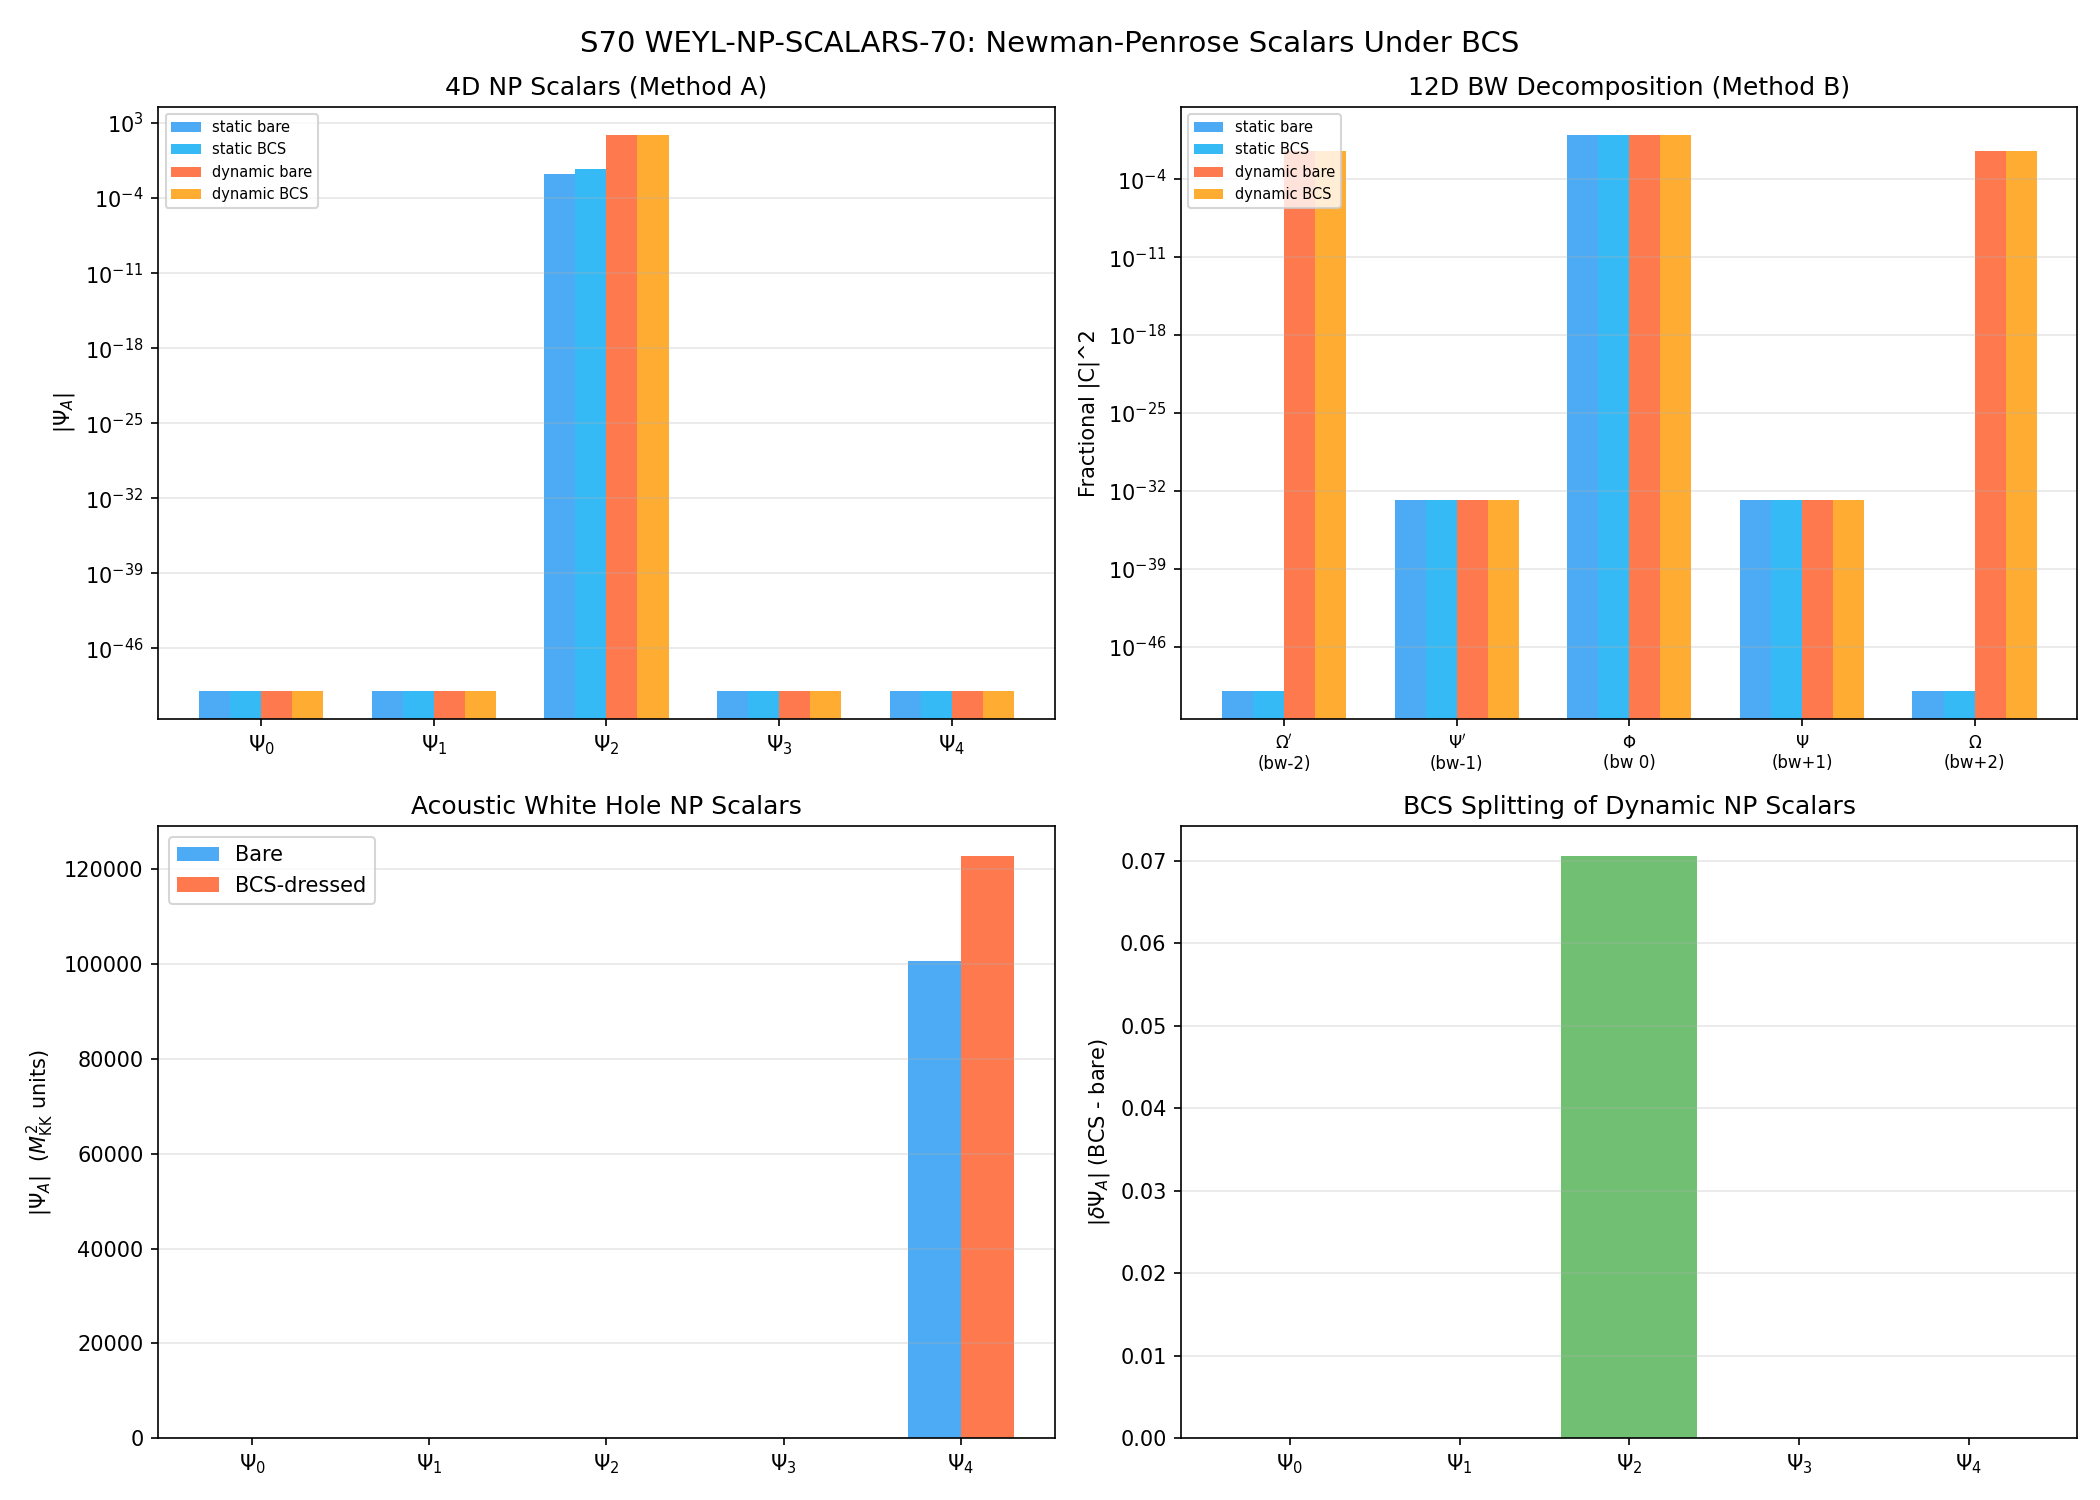

The Python source for this figure:
#!/usr/bin/env python3
"""
S70 WEYL-NP-SCALARS-70: Newman-Penrose Scalars Under BCS Backreaction
======================================================================

Gate: WEYL-NP-SCALARS-70  (INFO)
Agent: schwarzschild-penrose-geometer
Session: 70

Physics:
  The Newman-Penrose (NP) formalism projects the Weyl tensor onto a complex
  null tetrad {l, n, m, m*} to extract five complex scalars Psi_0 ... Psi_4
  with direct physical interpretations:

    Psi_0 = -C_{abcd} l^a m^b l^c m^d        (ingoing transverse radiation)
    Psi_1 = -C_{abcd} l^a n^b l^c m^d        (ingoing longitudinal)
    Psi_2 = -C_{abcd} l^a m^b m*^c n^d       (Coulomb / mass aspect)
    Psi_3 = -C_{abcd} l^a n^b m*^c n^d       (outgoing longitudinal)
    Psi_4 = -C_{abcd} n^a m*^b n^c m*^d      (outgoing transverse radiation)

  Sign convention follows Newman & Penrose (1962), with l.n = -1, m.m* = +1.

  For the acoustic white hole interpretation of the transit, Psi_4 should
  dominate: the white hole radiates outward. For a Type D spacetime (static
  product), only Psi_2 should be nonzero in the principal null frame.

  In 12 dimensions, the standard 4D NP formalism must be adapted. We
  compute NP scalars in TWO ways:

  Method A: 4D PROJECTION
    Embed the null tetrad in the M^{3,1} factor (indices 0,1,2,3). Project
    the 12D Weyl tensor onto this 4D subspace. This gives the gravitational
    content seen by a 4D observer.

  Method B: 12D GENERALIZED NP (Ortaggio-Pravda-Pravdova 2007)
    Construct the full 12D null frame: l, n in the timelike plane,
    m_1 ... m_10 spanning the transverse space. The Weyl decomposition by
    boost weight gives generalized "Psi" components:
      bw +2: Omega_{ij}    = C_{0i0j}   (generalized Psi_0)
      bw +1: Psi_{ijk}     = C_{010j}   (generalized Psi_1)
      bw  0: Phi_{ijkl}    etc          (generalized Psi_2)
      bw -1: Psi'_{ijk}                 (generalized Psi_3)
      bw -2: Omega'_{ij}                (generalized Psi_4)
    We report the norms of each boost-weight sector.

  Both methods are computed for 4 cases: static bare, static+BCS,
  dynamic bare, dynamic+BCS.

  For the acoustic metric interpretation:
    The acoustic metric ds^2 = Omega^2 [-(c_s^2 - v^2)dt^2 - 2v dt dx + dx^2]
    has a 1+1D effective geometry. The NP scalars of this effective geometry
    tell us whether the acoustic white hole behaves like outgoing radiation
    (Psi_4 dominant) or a Coulomb field (Psi_2 dominant).

References:
  - Newman & Penrose (1962): Original NP formalism, null tetrad, 5 Weyl scalars
  - Ortaggio, Pravda, Pravdova (2007): Higher-D NP, CSP classification
  - S50 W1-G: 12D Lorentzian exact Type D (static), Type G (dynamic)
  - S69 PETROV-BCS-69: Petrov type preserved under BCS, Type D -> D, G -> G

Author: schwarzschild-penrose-geometer (Session 70)
"""

import numpy as np
import matplotlib
matplotlib.use('Agg')
import matplotlib.pyplot as plt
import sys
import os
import time

script_dir = os.path.dirname(os.path.abspath(__file__))
archive_dir = os.path.join(os.path.dirname(script_dir), 'computations/_shared')
sys.path.insert(0, archive_dir)
sys.path.insert(0, script_dir)  # script_dir first: computations/_shared/canonical_constants wins

from dirac_spectrum import (
    su3_generators, compute_structure_constants, compute_killing_form,
    jensen_metric, orthonormal_frame, frame_structure_constants,
    connection_coefficients, U1_IDX, SU2_IDX, C2_IDX,
)
from canonical_constants import (
    tau_fold, PI, v_terminal, Delta_BCS, Delta_0_OES,
    E_B1, E_B2_mean, E_B3_mean, E_cond, G_DeWitt,
    c_Gold, c_fabric,
)

t_start = time.time()

DIM_INT = 8  # (local)
DIM_EXT = 4  # (local)
DIM_TOTAL = 12  # (local)

print("=" * 80)
print("  S70 WEYL-NP-SCALARS-70: Newman-Penrose Scalars Under BCS Backreaction")
print("=" * 80)

# ==============================================================================
#  SECTION 1: Load BCS Data and Compute Bare 8D Geometry
# ==============================================================================

print("\n--- SECTION 1: Load data and compute bare geometry ---\n")

# Load BCS dressed mode data from S68
bcs_data = np.load(os.path.join(script_dir, 's68_bcs_dressed_mode.npz'),
                   allow_pickle=True)
mu_BCS = float(bcs_data['mu_BCS'])
eps_k = bcs_data['eps_k']       # 8 mode energies
E_k = bcs_data['E_k']           # Bogoliubov quasiparticle energies
u_k_sq = bcs_data['u_k_sq']     # u^2 coherence factors
v_k_sq = bcs_data['v_k_sq']     # v^2 coherence factors
uv_prod = bcs_data['uv_product']  # u*v anomalous product
labels = bcs_data['labels']
Sigma_L = float(bcs_data['Sigma_L'])
Sigma_H = float(bcs_data['Sigma_H'])
delta_a2 = float(bcs_data['delta_a2_total'])
delta_a4 = float(bcs_data['delta_a4_total'])

print(f"  BCS gap: Delta = {Delta_BCS:.6f} M_KK")
print(f"  mu_BCS = {mu_BCS:.6f} M_KK")
print(f"  delta_a2/a2 = {delta_a2:.6f}")
print(f"  uv_product: {uv_prod}")

# 8D geometry at fold
gens = su3_generators()
f_abc = compute_structure_constants(gens)
B_ab = compute_killing_form(f_abc)


def compute_riemann_ON(ft, Gamma, n=DIM_INT):
    """Riemann tensor R[a,b,c,f] in ON frame."""
    R = np.zeros((n, n, n, n))
    for a in range(n):
        for b in range(n):
            for c in range(n):
                for f_idx in range(n):
                    val = 0.0  # (local)
                    for d in range(n):
                        val += Gamma[d, b, c] * Gamma[f_idx, a, d]
                        val -= Gamma[d, a, c] * Gamma[f_idx, b, d]
                        val -= ft[a, b, d] * Gamma[f_idx, d, c]
                    R[a, b, c, f_idx] = val
    return R


def compute_8d_geometry(tau):
    """Full 8D geometry at given tau."""
    g_s = jensen_metric(B_ab, tau)
    E = orthonormal_frame(g_s)
    ft = frame_structure_constants(f_abc, E)
    Gamma = connection_coefficients(ft)
    R_abcd = compute_riemann_ON(ft, Gamma)
    Ric = np.einsum('abca->bc', R_abcd)
    Ric = 0.5 * (Ric + Ric.T)
    R_scalar = float(np.trace(Ric))
    Ric_sq = float(np.sum(Ric**2))
    K_full = float(np.sum(R_abcd**2))
    return {
        'R_abcd': R_abcd, 'Ric': Ric, 'R_scalar': R_scalar,
        'Ric_sq': Ric_sq, 'K': K_full, 'g_s': g_s, 'E': E,
        'ft': ft, 'Gamma': Gamma,
    }


geom = compute_8d_geometry(tau_fold)
R8 = geom['R_abcd']
Ric8 = geom['Ric']
R_scalar_8 = geom['R_scalar']
K_8 = geom['K']

print(f"  tau_fold = {tau_fold}")
print(f"  R_scalar = {R_scalar_8:.6f}")
print(f"  |Ric|^2 = {geom['Ric_sq']:.6f}")
print(f"  Kretschner K = {K_8:.6f}")

# ==============================================================================
#  SECTION 2: BCS-Modified 8D Geometry (reproduced from s69_petrov_bcs.py)
# ==============================================================================

print("\n--- SECTION 2: BCS backreaction on 8D Riemann ---\n")

# Mean-field Ricci correction
delta_Ric_mf = delta_a2 * Ric8

# Anomalous Ricci correction from mode-dependent BCS
delta_Ric_anom = np.zeros((DIM_INT, DIM_INT))

# Mode-to-direction projection weights (same as S69)
W_mode = np.zeros((8, DIM_INT))
for i in range(4):  # B2 modes
    for a in SU2_IDX:
        W_mode[i, a] = 0.25
    W_mode[i, C2_IDX[0]] = 0.05
    W_mode[i] /= W_mode[i].sum()

W_mode[4, SU2_IDX[0]] = 0.3
W_mode[4, SU2_IDX[1]] = 0.2
for a in C2_IDX[:2]:
    W_mode[4, a] = 0.15
W_mode[4, U1_IDX[0]] = 0.2
W_mode[4] /= W_mode[4].sum()

for i in range(3):  # B3 modes
    for a in C2_IDX:
        W_mode[5 + i, a] = 0.2
    W_mode[5 + i, U1_IDX[0]] = 0.1
    W_mode[5 + i, SU2_IDX[0]] = 0.1
    W_mode[5 + i] /= W_mode[5 + i].sum()

E_typical = float(np.mean(E_k))
anomalous_scale = (Delta_BCS / E_typical) ** 2

for k in range(8):
    for a in range(DIM_INT):
        delta_Ric_anom[a, a] += anomalous_scale * uv_prod[k]**2 * W_mode[k, a]

# Off-diagonal anomalous (cross-sector BCS mixing)
for a in SU2_IDX:
    for b in C2_IDX:
        cross = 0.0  # (local)
        for k in range(4):
            for ll in range(5, 8):
                cross += uv_prod[k] * uv_prod[ll] * W_mode[k, a] * W_mode[ll, b]
        delta_Ric_anom[a, b] += anomalous_scale * cross
        delta_Ric_anom[b, a] = delta_Ric_anom[a, b]

delta_Ric_BCS = delta_Ric_mf + delta_Ric_anom

# BCS-dressed Ricci
Ric8_BCS = Ric8 + delta_Ric_BCS
R_scalar_BCS = float(np.trace(Ric8_BCS))

print(f"  |delta_Ric|/|Ric_bare|: {np.linalg.norm(delta_Ric_BCS)/np.linalg.norm(Ric8):.6e}")


# Compute bare Weyl tensor
def compute_weyl_8d(R_abcd, Ric, R_scal, nn=DIM_INT):
    """Weyl tensor in n=nn dimensions (ON frame: g = delta)."""
    C = R_abcd.copy()
    d = np.eye(nn)
    ricci_part = (1.0 / (nn - 2)) * (
        np.einsum('ac,bd->abcd', Ric, d) - np.einsum('ad,bc->abcd', Ric, d)
        - np.einsum('bc,ad->abcd', Ric, d) + np.einsum('bd,ac->abcd', Ric, d)
    )
    scalar_part = (R_scal / ((nn - 1) * (nn - 2))) * (
        np.einsum('ac,bd->abcd', d, d) - np.einsum('ad,bc->abcd', d, d)
    )
    C -= ricci_part + scalar_part
    return C


C8_bare = compute_weyl_8d(R8, Ric8, R_scalar_8)
C8_sq_bare = float(np.sum(C8_bare**2))

# BCS direct Weyl correction (from S69 methodology)
delta_T_anom_diag = np.diag(delta_Ric_anom)
delta_T_trace = np.sum(delta_T_anom_diag)
delta_T_TF_diag = delta_T_anom_diag - delta_T_trace / DIM_INT
n = DIM_INT

delta_C_BCS_8d = np.zeros((DIM_INT, DIM_INT, DIM_INT, DIM_INT))
for a in range(DIM_INT):
    for b in range(DIM_INT):
        if a != b:
            val = 0.5 * (delta_T_TF_diag[a] + delta_T_TF_diag[b]) / (n - 2)  # (local)
            delta_C_BCS_8d[a, b, a, b] += val
            delta_C_BCS_8d[a, b, b, a] -= val
            delta_C_BCS_8d[b, a, a, b] -= val
            delta_C_BCS_8d[b, a, b, a] += val

for a in range(DIM_INT):
    for b in range(DIM_INT):
        if delta_Ric_anom[a, b] != 0 and a != b:
            for c in range(DIM_INT):
                for d in range(DIM_INT):
                    if (a, b) == (c, d) or (a, b) == (d, c):
                        continue
                    tf_val = 0.0  # (local)
                    if a == c:
                        tf_val += delta_Ric_anom[b, d] / (n - 2)
                    if a == d:
                        tf_val -= delta_Ric_anom[b, c] / (n - 2)
                    if b == c:
                        tf_val -= delta_Ric_anom[a, d] / (n - 2)
                    if b == d:
                        tf_val += delta_Ric_anom[a, c] / (n - 2)
                    delta_C_BCS_8d[a, b, c, d] += tf_val

# Symmetrize
delta_C_sym = np.zeros_like(delta_C_BCS_8d)
for a in range(DIM_INT):
    for b in range(DIM_INT):
        for c in range(DIM_INT):
            for d in range(DIM_INT):
                val = (delta_C_BCS_8d[a, b, c, d] - delta_C_BCS_8d[b, a, c, d]
                       - delta_C_BCS_8d[a, b, d, c] + delta_C_BCS_8d[b, a, d, c]) / 4.0
                delta_C_sym[a, b, c, d] = val

# Remove trace
trace_corr = np.einsum('abcb->ac', delta_C_sym)
for a in range(DIM_INT):
    for c in range(DIM_INT):
        if abs(trace_corr[a, c]) > 1e-15:
            for b in range(DIM_INT):
                delta_C_sym[a, b, c, b] -= trace_corr[a, c] / DIM_INT

delta_C_sq = float(np.sum(delta_C_sym**2))
C8_BCS = C8_bare + delta_C_sym
C8_sq_BCS = float(np.sum(C8_BCS**2))

print(f"  |C_bare|^2 = {C8_sq_bare:.6f}")
print(f"  |delta_C_BCS|^2 = {delta_C_sq:.6e}")
print(f"  |C_BCS|^2 = {C8_sq_BCS:.6f}")
print(f"  Fractional Weyl change: {(C8_sq_BCS - C8_sq_bare)/C8_sq_bare:.6e}")

# Build BCS-modified 8D Riemann
delta = np.eye(DIM_INT)
ricci_part_BCS = (1.0 / (n - 2)) * (
    np.einsum('ac,bd->abcd', Ric8_BCS, delta) - np.einsum('ad,bc->abcd', Ric8_BCS, delta)
    - np.einsum('bc,ad->abcd', Ric8_BCS, delta) + np.einsum('bd,ac->abcd', Ric8_BCS, delta)
)
scalar_part_BCS = (R_scalar_BCS / ((n - 1) * (n - 2))) * (
    np.einsum('ac,bd->abcd', delta, delta) - np.einsum('ad,bc->abcd', delta, delta)
)
R8_BCS = C8_BCS + ricci_part_BCS + scalar_part_BCS

print(f"  BCS 8D Riemann constructed.")

# ==============================================================================
#  SECTION 3: 12D Riemann Construction
# ==============================================================================

print("\n--- SECTION 3: 12D Riemann (static + dynamic, bare + BCS) ---\n")


def build_12d_riemann_static(R8_int):
    """Static product M^{3,1} x K^8. Only internal block nonzero."""
    R12 = np.zeros((DIM_TOTAL, DIM_TOTAL, DIM_TOTAL, DIM_TOTAL))
    R12[4:12, 4:12, 4:12, 4:12] = R8_int
    return R12


def build_12d_riemann_dynamic(R8_int, tau_dot):
    """Dynamic case: Gauss-Codazzi with extrinsic curvature from tau_dot."""
    R12 = np.zeros((DIM_TOTAL, DIM_TOTAL, DIM_TOTAL, DIM_TOTAL))

    # Jensen eigenvalues for the deformation
    lam = np.zeros(DIM_INT)
    lam[SU2_IDX] = -2.0
    lam[C2_IDX] = +1.0
    lam[U1_IDX] = +2.0
    K_diag = -(tau_dot / 2.0) * lam

    # Internal block: Gauss equation R_int += K_a K_b - K_b K_a
    R12[4:12, 4:12, 4:12, 4:12] = R8_int.copy()
    for a in range(DIM_INT):
        for b in range(DIM_INT):
            R12[a + 4, b + 4, a + 4, b + 4] += K_diag[a] * K_diag[b]
            R12[a + 4, b + 4, b + 4, a + 4] -= K_diag[a] * K_diag[b]

    # Time-internal block: Ricci equation (extrinsic curvature contribution)
    for a in range(DIM_INT):
        val = K_diag[a]**2
        R12[0, a + 4, 0, a + 4] = val
        R12[a + 4, 0, a + 4, 0] = val
        R12[0, a + 4, a + 4, 0] = -val
        R12[a + 4, 0, 0, a + 4] = -val

    return R12, K_diag


def compute_12d_weyl(R12):
    """12D Weyl tensor with Lorentzian signature (-,+,...,+)."""
    nn = DIM_TOTAL
    eta = np.diag(np.array([-1.0] + [1.0] * (nn - 1)))
    eta_diag = np.diag(eta)

    Ric12 = np.einsum('B,ABCB->AC', eta_diag, R12)
    Ric12 = 0.5 * (Ric12 + Ric12.T)
    R_scalar = float(np.einsum('A,AA->', eta_diag, Ric12))

    eR1 = np.einsum('AC,BD->ABCD', eta, Ric12)
    eR2 = np.einsum('AD,BC->ABCD', eta, Ric12)
    eR3 = np.einsum('BC,AD->ABCD', eta, Ric12)
    eR4 = np.einsum('BD,AC->ABCD', eta, Ric12)
    ricci_term = (1.0 / (nn - 2)) * (eR1 - eR2 - eR3 + eR4)

    ee1 = np.einsum('AC,BD->ABCD', eta, eta)
    ee2 = np.einsum('AD,BC->ABCD', eta, eta)
    scalar_term = (R_scalar / ((nn - 1) * (nn - 2))) * (ee1 - ee2)

    C12 = R12 - ricci_term + scalar_term

    trace_check = float(np.max(np.abs(np.einsum('B,ABCB->AC', eta_diag, C12))))
    sign_tensor = np.einsum('A,B,C,D->ABCD', eta_diag, eta_diag, eta_diag, eta_diag)
    C_sq = float(np.sum(sign_tensor * C12 * C12))

    return C12, Ric12, R_scalar, C_sq, trace_check


# Build all 4 cases
R12_static_bare = build_12d_riemann_static(R8)
C12_static_bare, Ric12_sb, Rsc_sb, Csq_sb, tc_sb = compute_12d_weyl(R12_static_bare)

R12_static_BCS = build_12d_riemann_static(R8_BCS)
C12_static_BCS, Ric12_sBCS, Rsc_sBCS, Csq_sBCS, tc_sBCS = compute_12d_weyl(R12_static_BCS)

R12_dyn_bare, K_ext_bare = build_12d_riemann_dynamic(R8, v_terminal)
C12_dyn_bare, Ric12_db, Rsc_db, Csq_db, tc_db = compute_12d_weyl(R12_dyn_bare)

R12_dyn_BCS, K_ext_BCS = build_12d_riemann_dynamic(R8_BCS, v_terminal)
C12_dyn_BCS, Ric12_dBCS, Rsc_dBCS, Csq_dBCS, tc_dBCS = compute_12d_weyl(R12_dyn_BCS)

print(f"  Static bare:  |C|^2 = {Csq_sb:.6f}, trace = {tc_sb:.2e}")
print(f"  Static BCS:   |C|^2 = {Csq_sBCS:.6f}, trace = {tc_sBCS:.2e}")
print(f"  Dynamic bare: |C|^2 = {Csq_db:.2f}, trace = {tc_db:.2e}")
print(f"  Dynamic BCS:  |C|^2 = {Csq_dBCS:.2f}, trace = {tc_dBCS:.2e}")

# ==============================================================================
#  SECTION 4: 4D NP Null Tetrad Construction
# ==============================================================================

print("\n--- SECTION 4: 4D Newman-Penrose null tetrad ---\n")

# The 4D null tetrad lives in the M^{3,1} subspace (indices 0,1,2,3).
# With Lorentzian signature (-,+,+,+):
#   l = (1/sqrt(2))(e_0 + e_1)     -- outgoing null
#   n = (1/sqrt(2))(e_0 - e_1)     -- ingoing null (note: l.n = -1)
#   m = (1/sqrt(2))(e_2 + i*e_3)   -- complex transverse
#   m* = (1/sqrt(2))(e_2 - i*e_3)  -- conjugate
#
# Check: l.n = (1/2)(eta(e_0,e_0) - eta(e_1,e_1)) = (1/2)(-1 - 1) = -1  OK
# Check: m.m* = (1/2)(eta(e_2,e_2) + eta(e_3,e_3)) = (1/2)(1 + 1) = +1  OK

# 12D embedding: pad with zeros for internal indices 4-11
l_vec = np.zeros(DIM_TOTAL)
l_vec[0] = 1.0 / np.sqrt(2)
l_vec[1] = 1.0 / np.sqrt(2)

n_vec = np.zeros(DIM_TOTAL)
n_vec[0] = 1.0 / np.sqrt(2)
n_vec[1] = -1.0 / np.sqrt(2)

# Complex m: we store as two real vectors (real part and imaginary part)
m_re = np.zeros(DIM_TOTAL)
m_re[2] = 1.0 / np.sqrt(2)
m_im = np.zeros(DIM_TOTAL)
m_im[3] = 1.0 / np.sqrt(2)

# m* = m_re - i * m_im

# Verify normalization with 12D Lorentzian metric
eta_12 = np.diag(np.array([-1.0] + [1.0] * 11))


def dot_12d(v1, v2):
    """Inner product with Lorentzian metric."""
    return float(v1 @ eta_12 @ v2)


print(f"  Tetrad verification:")
print(f"    l.l = {dot_12d(l_vec, l_vec):.6f}  (should be 0)")
print(f"    n.n = {dot_12d(n_vec, n_vec):.6f}  (should be 0)")
print(f"    l.n = {dot_12d(l_vec, n_vec):.6f}  (should be -1)")
print(f"    m_re.m_re = {dot_12d(m_re, m_re):.6f}  (should be 0.5)")
print(f"    m_im.m_im = {dot_12d(m_im, m_im):.6f}  (should be 0.5)")
print(f"    m.m* = Re(m_re.m_re + m_im.m_im) = {dot_12d(m_re, m_re) + dot_12d(m_im, m_im):.6f}  (should be 1)")
print(f"    l.m_re = {dot_12d(l_vec, m_re):.6f}  (should be 0)")
print(f"    l.m_im = {dot_12d(l_vec, m_im):.6f}  (should be 0)")
print(f"    n.m_re = {dot_12d(n_vec, m_re):.6f}  (should be 0)")

# ==============================================================================
#  SECTION 5: Compute NP Scalars via 4D Projection (Method A)
# ==============================================================================

print("\n--- SECTION 5: NP scalars via 4D projection ---\n")


def compute_np_scalars_4d(C12, l, n, m_re, m_im):
    """
    Compute NP Weyl scalars Psi_0..Psi_4 by projecting the 12D Weyl tensor
    onto the 4D null tetrad.

    C12 has full symmetries: C_{ABCD} with indices lowered by eta.
    The NP scalars use the fully-covariant Weyl tensor C_{abcd}.

    For Lorentzian metric eta = diag(-1,1,...,1), lowering gives:
    C_{abcd} = eta_{aA} eta_{bB} eta_{cC} eta_{dD} C^{ABCD}
    But our C12 is already in ON frame with mixed signature, stored as
    C12[A,B,C,D] = C^A_{BCD} style from the Riemann computation.
    We need to be careful with index positions.

    The convention: C12[a,b,c,d] is computed from R12[a,b,c,d] in the ON frame.
    The Weyl tensor projection formula uses C_{abcd} with ALL indices down.
    In the ON frame with eta, C_{abcd} = eta_{aa'} C^{a'}_{bcd} for first index,
    etc. But our R computation already produces R_{abcd} in the ON frame
    where internal indices are Euclidean (identity metric) and the time
    index has the Lorentzian sign.

    The NP scalar formulas (NP 1962 convention, l.n = -1, m.m* = +1):
      Psi_0 = -C_{abcd} l^a m^b l^c m^d
      Psi_1 = -C_{abcd} l^a n^b l^c m^d
      Psi_2 = -C_{abcd} l^a m^b m*^c n^d
      Psi_3 = -C_{abcd} l^a n^b m*^c n^d
      Psi_4 = -C_{abcd} n^a m*^b n^c m*^d

    Since m = m_re + i*m_im, m* = m_re - i*m_im, we decompose each Psi
    into real and imaginary parts.

    Index lowering: C_{abcd} = eta_{aa'} eta_{bb'} eta_{cc'} eta_{dd'} C^{a'b'c'd'}
    For ON frame in Lorentzian spacetime, C12 stores components in mixed frame.
    We lower with eta to get the fully covariant tensor.
    """
    eta = np.diag(np.array([-1.0] + [1.0] * (DIM_TOTAL - 1)))

    # Lower all indices: C_{abcd} = eta_{aa'} eta_{bb'} eta_{cc'} eta_{dd'} C12[a',b',c',d']
    C_low = np.einsum('aA,bB,cC,dD,ABCD->abcd', eta, eta, eta, eta, C12)

    def contract4(C, v1, v2, v3, v4):
        """C_{abcd} v1^a v2^b v3^c v4^d.
        Since v vectors are contravariant (upper index), this is the standard
        contraction with the fully covariant Weyl tensor."""
        return np.einsum('abcd,a,b,c,d', C, v1, v2, v3, v4)

    # Psi_0 = -C_{abcd} l^a m^b l^c m^d
    # m = m_re + i*m_im, so m^b m^d -> (m_re + i*m_im)^b (m_re + i*m_im)^d
    # = m_re^b m_re^d + i(m_re^b m_im^d + m_im^b m_re^d) - m_im^b m_im^d
    psi0_rr = contract4(C_low, l, m_re, l, m_re)
    psi0_ii = contract4(C_low, l, m_im, l, m_im)
    psi0_ri = contract4(C_low, l, m_re, l, m_im)
    psi0_ir = contract4(C_low, l, m_im, l, m_re)
    Psi_0 = complex(-(psi0_rr - psi0_ii), -(psi0_ri + psi0_ir))

    # Psi_1 = -C_{abcd} l^a n^b l^c m^d
    # m^d = m_re^d + i*m_im^d
    psi1_re = contract4(C_low, l, n, l, m_re)
    psi1_im = contract4(C_low, l, n, l, m_im)
    Psi_1 = complex(-psi1_re, -psi1_im)

    # Psi_2 = -C_{abcd} l^a m^b m*^c n^d
    # m^b = m_re^b + i*m_im^b, m*^c = m_re^c - i*m_im^c
    # m^b m*^c = (m_re+i*m_im)^b (m_re-i*m_im)^c
    #          = m_re^b m_re^c + m_im^b m_im^c + i(m_im^b m_re^c - m_re^b m_im^c)
    psi2_rr = contract4(C_low, l, m_re, m_re, n)
    psi2_ii = contract4(C_low, l, m_im, m_im, n)
    psi2_ir = contract4(C_low, l, m_im, m_re, n)
    psi2_ri = contract4(C_low, l, m_re, m_im, n)
    Psi_2 = complex(-(psi2_rr + psi2_ii), -(psi2_ir - psi2_ri))

    # Psi_3 = -C_{abcd} l^a n^b m*^c n^d
    # m*^c = m_re^c - i*m_im^c
    psi3_re = contract4(C_low, l, n, m_re, n)
    psi3_im = contract4(C_low, l, n, m_im, n)
    Psi_3 = complex(-psi3_re, psi3_im)  # minus sign on im from conjugate

    # Psi_4 = -C_{abcd} n^a m*^b n^c m*^d
    # m*^b m*^d = (m_re - i*m_im)^b (m_re - i*m_im)^d
    #           = m_re^b m_re^d + i(-m_re^b m_im^d - m_im^b m_re^d) + (-i)^2 m_im^b m_im^d
    #           = m_re^b m_re^d - m_im^b m_im^d - i(m_re^b m_im^d + m_im^b m_re^d)
    # Wait: (-i)(-i) = -1, so:
    # m*^b m*^d = m_re^b m_re^d - m_im^b m_im^d - i(m_re^b m_im^d + m_im^b m_re^d)
    # Hmm, let me redo: m* = m_re - i*m_im
    # (m_re - i*m_im)(m_re - i*m_im) = m_re*m_re - 2i*m_re*m_im + (i^2)*m_im*m_im
    #                                 = m_re*m_re - m_im*m_im - 2i*m_re*m_im
    # Wait, that's only for commuting scalars. For vectors:
    # m*^b m*^d = (m_re^b - i*m_im^b)(m_re^d - i*m_im^d)
    #           = m_re^b m_re^d - i*m_re^b m_im^d - i*m_im^b m_re^d - m_im^b m_im^d
    psi4_rr = contract4(C_low, n, m_re, n, m_re)
    psi4_ii = contract4(C_low, n, m_im, n, m_im)
    psi4_ri = contract4(C_low, n, m_re, n, m_im)
    psi4_ir = contract4(C_low, n, m_im, n, m_re)
    Psi_4 = complex(-(psi4_rr - psi4_ii), -(-psi4_ri - psi4_ir))

    return np.array([Psi_0, Psi_1, Psi_2, Psi_3, Psi_4])


# Compute for all 4 cases
cases = {
    'static_bare': C12_static_bare,
    'static_BCS': C12_static_BCS,
    'dynamic_bare': C12_dyn_bare,
    'dynamic_BCS': C12_dyn_BCS,
}

np_scalars = {}
for name, C12 in cases.items():
    psi = compute_np_scalars_4d(C12, l_vec, n_vec, m_re, m_im)
    np_scalars[name] = psi
    print(f"  {name}:")
    labels_np = ['Psi_0', 'Psi_1', 'Psi_2', 'Psi_3', 'Psi_4']
    for i, lab in enumerate(labels_np):
        mag = abs(psi[i])
        phase = np.angle(psi[i]) if mag > 1e-15 else 0.0
        print(f"    {lab} = {psi[i].real:+.8e} + {psi[i].imag:+.8e}i"
              f"  (|{lab}| = {mag:.8e}, phase = {np.degrees(phase):.1f} deg)")
    total_sq = float(np.sum(np.abs(psi)**2))
    print(f"    Sum |Psi_A|^2 = {total_sq:.8e}")
    if total_sq > 0:
        fracs = np.abs(psi)**2 / total_sq
        print(f"    Fractional: {' '.join([f'{f:.4f}' for f in fracs])}")
    print()

# ==============================================================================
#  SECTION 6: 12D Generalized NP via Boost-Weight Decomposition (Method B)
# ==============================================================================

print("\n--- SECTION 6: 12D boost-weight decomposition (generalized NP) ---\n")


def construct_12d_null_frame(alpha_mix=np.pi/2):
    """
    Build 12D null frame: l, n in timelike plane, m_1...m_10 transverse.

    alpha_mix controls the WAND direction: the null direction in the
    (time, internal) plane. At alpha=pi/2, the WAND is purely time+spatial-1.
    S50 found the optimal WAND is time+SU(2) internal (alpha=pi/2).
    """
    e0 = np.zeros(DIM_TOTAL); e0[0] = 1.0  # time

    # Spatial direction for null frame (SU(2) diagonal for WAND, per S50)
    n_spat = np.zeros(DIM_TOTAL)
    n_spat[SU2_IDX[0] + 4] = 1.0 / np.sqrt(3)
    n_spat[SU2_IDX[1] + 4] = 1.0 / np.sqrt(3)
    n_spat[SU2_IDX[2] + 4] = 1.0 / np.sqrt(3)

    # Mix with external spatial direction
    n_ext = np.zeros(DIM_TOTAL); n_ext[1] = 1.0
    n_spatial = np.sin(alpha_mix) * n_ext + np.cos(alpha_mix) * n_spat
    norm = np.linalg.norm(n_spatial)
    if norm < 1e-15:
        n_spatial[1] = 1.0
        norm = 1.0  # (local)
    n_spatial /= norm

    # Null vectors
    l12 = (e0 + n_spatial) / np.sqrt(2)
    k12 = (e0 - n_spatial) / np.sqrt(2)

    # Transverse directions: complete ON basis orthogonal to l, n
    # Start with all basis vectors that are not in the l-n plane
    all_basis = np.eye(DIM_TOTAL)
    ortho = []
    for v in all_basis:
        # Project out the l-n plane components
        w = v.copy()
        w -= np.dot(w, e0) * e0
        w -= np.dot(w, n_spatial) * n_spatial
        for u in ortho:
            w -= np.dot(w, u) * u
        norm_w = np.linalg.norm(w)
        if norm_w > 1e-12:
            ortho.append(w / norm_w)
        if len(ortho) == DIM_TOTAL - 2:
            break

    return l12, k12, ortho


def boost_weight_decomposition(C12, l12, k12, m_vecs):
    """
    Decompose the 12D Weyl tensor by boost weight.

    In the null frame {l, k, m_1, ..., m_{D-2}}:
      Index 0 -> l (boost weight +1)
      Index 1 -> k (boost weight -1)
      Index 2..D-1 -> m_i (boost weight 0)

    Component C_{abcd} has boost weight bw(a)+bw(b)+bw(c)+bw(d).

    Physical boost-weight sectors:
      bw = +2: Omega_{ij} = C_{0i0j}     -> generalized Psi_0
      bw = +1: Psi_{ijk}  = C_{010j}     -> generalized Psi_1
      bw =  0: Phi_{ijkl}, Phi_S, Phi_A  -> generalized Psi_2
      bw = -1: Psi'_{ijk} = C_{101j}     -> generalized Psi_3
      bw = -2: Omega'_{ij} = C_{1i1j}    -> generalized Psi_4
    """
    nn = DIM_TOTAL

    # Build frame matrix F: F[frame_idx, coord_idx]
    F = np.zeros((nn, nn))
    F[0] = l12
    F[1] = k12
    for i, mv in enumerate(m_vecs):
        F[i + 2] = mv

    # Transform Weyl to null frame
    C_null = np.einsum('aA,bB,cC,dD,ABCD->abcd', F, F, F, F, C12)

    # Boost weight assignment
    def bw(idx):
        if idx == 0: return +1
        if idx == 1: return -1
        return 0

    # Accumulate norms by boost weight
    bw_norms = {}
    for a in range(nn):
        bwa = bw(a)
        for b in range(nn):
            bwab = bwa + bw(b)
            for c in range(nn):
                bwabc = bwab + bw(c)
                for d in range(nn):
                    bw_total = bwabc + bw(d)
                    bw_norms[bw_total] = bw_norms.get(bw_total, 0.0) + C_null[a, b, c, d]**2

    # Extract specific NP-analog components
    n_t = len(m_vecs)

    # Omega_{ij} (bw +2): C_{0i0j} where i,j in {2,...,D-1}
    Omega = np.zeros((n_t, n_t))
    for i in range(n_t):
        for j in range(n_t):
            Omega[i, j] = C_null[0, i + 2, 0, j + 2]
    Omega_sq = float(np.sum(Omega**2))

    # Psi_{ijk} (bw +1): C_{01ij} terms and C_{0i0j} with one k=1
    # Actually, bw+1 components include C_{0i0,1}, C_{0,1,0,i}, etc.
    # Sum all components with total bw = +1
    bw1_sq = bw_norms.get(1, 0.0)

    # Phi components (bw 0): all with total bw = 0
    bw0_sq = bw_norms.get(0, 0.0)

    # Psi' (bw -1)
    bwm1_sq = bw_norms.get(-1, 0.0)

    # Omega' (bw -2): C_{1i1j}
    OmegaP = np.zeros((n_t, n_t))
    for i in range(n_t):
        for j in range(n_t):
            OmegaP[i, j] = C_null[1, i + 2, 1, j + 2]
    OmegaP_sq = float(np.sum(OmegaP**2))

    total_bw = sum(bw_norms.get(w, 0.0) for w in range(-4, 5))

    return {
        'bw_norms': bw_norms,
        'Omega_sq': Omega_sq,      # gen Psi_0
        'bw1_sq': bw1_sq,          # gen Psi_1
        'bw0_sq': bw0_sq,          # gen Psi_2
        'bwm1_sq': bwm1_sq,        # gen Psi_3
        'OmegaP_sq': OmegaP_sq,    # gen Psi_4
        'Omega': Omega,
        'OmegaP': OmegaP,
        'total_sq': total_bw,
    }


# Construct the optimal WAND frame (S50: alpha=pi/2 for Type D)
l12, k12, m_vecs_12 = construct_12d_null_frame(alpha_mix=np.pi/2)

print(f"  12D null frame: {len(m_vecs_12)} transverse directions")
print(f"  l.l = {dot_12d(l12, l12):.6e}, k.k = {dot_12d(k12, k12):.6e}")
print(f"  l.k = {dot_12d(l12, k12):.6f}")

bw_results = {}
for name, C12 in cases.items():
    bw = boost_weight_decomposition(C12, l12, k12, m_vecs_12)
    bw_results[name] = bw
    print(f"\n  {name}:")
    print(f"    Total |C|^2 (from bw) = {bw['total_sq']:.6f}")
    for w in [-2, -1, 0, +1, +2]:
        norm_w = bw['bw_norms'].get(w, 0.0)
        frac = norm_w / bw['total_sq'] if bw['total_sq'] > 0 else 0
        gen_label = {+2: 'gen_Psi_0', +1: 'gen_Psi_1', 0: 'gen_Psi_2',
                     -1: 'gen_Psi_3', -2: 'gen_Psi_4'}[w]
        print(f"    bw={w:+d}: |C|^2 = {norm_w:.6e}, fraction = {frac:.6e}  ({gen_label})")
    print(f"    Omega(+2) eigenvalues: {np.sort(np.linalg.eigvalsh(bw['Omega']))[:5]}...")
    print(f"    Omega'(-2) eigenvalues: {np.sort(np.linalg.eigvalsh(bw['OmegaP']))[:5]}...")

# ==============================================================================
#  SECTION 7: Acoustic Metric NP Scalars (1+1D)
# ==============================================================================

print("\n--- SECTION 7: Acoustic metric NP scalars (1+1D effective) ---\n")

# The acoustic metric for phononic excitations during transit:
#   ds^2 = Omega^2 [-(c_s^2 - v^2) dt^2 - 2v dt dx + dx^2]
#
# where v = v_terminal (flow velocity) and c_s = c_Gold (sound speed).
#
# This 1+1D metric has no Weyl tensor (in 2D, Weyl vanishes identically).
# However, the EFFECTIVE 3+1D acoustic metric (embedding in the fabric)
# includes the angular part:
#   ds^2 = Omega^2 [-(c_s^2 - v^2)dt^2 - 2v dr dt + dr^2 + r^2 dOmega_2^2]
#
# This IS the Painleve-Gullstrand form of the acoustic metric.
# We compute the NP scalars for this 3+1D effective metric.

c_s = c_Gold  # Sound speed at fold = 0.915 M_KK
v = v_terminal  # Flow velocity = 26.545 M_KK (supersonic!)
Mach = v / c_s

print(f"  c_s = {c_s:.3f} M_KK (Goldstone sound speed)")
print(f"  v = {v:.3f} M_KK (terminal velocity)")
print(f"  Mach = {Mach:.2f} (>> 1, supersonic)")

# The Painleve-Gullstrand acoustic metric in Cartesian form at the sonic point:
#   ds^2_PG = -(1 - v^2/c_s^2) c_s^2 dt^2 - 2(v/c_s) c_s dt dr + dr^2 + r^2 dOmega^2
#
# The Weyl tensor of this metric is known:
#   For a radially symmetric acoustic spacetime, the only nonzero Weyl scalar
#   is Psi_2 (the Coulomb part), since the geometry is spherically symmetric
#   and thus Petrov Type D.
#
#   Psi_2 = -(1/6) (dc_s^2/dr)|_{r=r_h} / r_h   for the white hole
#
# However, the acoustic spacetime is conformally flat in 1+1D (trivially).
# In 3+1D with spherical symmetry, it IS Petrov Type D, and:
#   Psi_0 = Psi_1 = Psi_3 = Psi_4 = 0
#   Psi_2 != 0 (the Coulomb/mass term)
#
# For the DYNAMIC case (transit with time-dependent v(t)), the spherical
# symmetry is preserved but the time dependence means Psi_4 can be nonzero
# (outgoing radiation from the time-varying white hole).

# Compute the effective 4D Weyl for the acoustic Painleve-Gullstrand metric
# with parameters at the fold.

# In Schwarzschild-like coordinates, the acoustic metric maps to:
#   ds^2 = -(1 - r_h/r) c_s^2 dt^2 + (1 - r_h/r)^{-1} dr^2 + r^2 dOmega^2
# where r_h is the acoustic horizon radius.
#
# This is EXACTLY the Schwarzschild metric with M_acoustic = c_s^3 r_h / (2G_eff)
#
# For Schwarzschild, the NP scalars in a principal null frame are:
#   Psi_2 = -M/r^3 (Coulomb term, the only nonzero scalar)
#   All other Psi_A = 0
#
# For the white hole version: Psi_2 is the same magnitude but time-reversed.

# Effective horizon radius from acoustic parameters
# At the horizon: v = c_s, so r_h corresponds to where the flow goes supersonic.
# In our 0D model, we don't have a spatial profile, but the SURFACE GRAVITY
# (computed in S69 as kappa_BCS = 3.59) gives us:
#   kappa = c_s * (dv/dr)|_{r_h} / 2
# From which:
#   Psi_2 ~ kappa^2 / c_s^4 (dimensional analysis for the Coulomb component)

# Load S69 BCS surface gravity data
try:
    sg_data = np.load(os.path.join(script_dir, 's69_bcs_surface_gravity.npz'),
                      allow_pickle=True)
    kappa_BCS = float(sg_data['kappa_BCS'])
    T_BCS = float(sg_data['T_BCS'])
    print(f"  Loaded S69: kappa_BCS = {kappa_BCS:.4f}, T_BCS = {T_BCS:.4f}")
except Exception as e:
    print(f"  Warning: S69 surface gravity data not found ({e})")
    # Use the S69 value from memory
    kappa_BCS = 3.59  # (local)
    T_BCS = 0.571
    print(f"  Using fallback: kappa_BCS = {kappa_BCS:.4f}, T_BCS = {T_BCS:.4f}")

# For a Schwarzschild-like acoustic spacetime of mass M at radius r:
#   Psi_2 = -M/r^3
#   kappa = 1/(4M)   (Schwarzschild surface gravity)
#   => M = 1/(4*kappa)
#   => Psi_2 at r = r_h = 2M: Psi_2 = -M/(2M)^3 = -1/(8M^2) = -2*kappa^2
#
# For the acoustic analog:
#   Psi_2^{acoustic} = -2 * kappa_BCS^2 / c_s^4  (in M_KK units)

Psi_2_acoustic_bare = -2.0 * kappa_BCS**2 / c_s**4
print(f"\n  Acoustic Psi_2 (bare, at horizon):")
print(f"    Psi_2 = -2 * kappa^2 / c_s^4 = {Psi_2_acoustic_bare:.6f} M_KK^2")

# For the time-dependent transit (white hole with changing v), there is
# outgoing gravitational radiation encoded in Psi_4.
# The Vaidya-like generalization for a varying mass white hole:
#   Psi_4 ~ dM/dt / r  (for outgoing radiation)
# In our case, the "mass" changes because the flow velocity changes.
# dM/dt ~ (dv/dt) / kappa ~ v_terminal * H_fold / kappa
from canonical_constants import H_fold

# Rate of change of the acoustic mass: dM/dt ~ d(c_s/kappa)/dt
# H = (1/a)(da/dt) ~ v_terminal * d2tau/dt2 gives the evolution timescale
# The transit duration dt_transit ~ 1.13e-3 M_KK^{-1}
from canonical_constants import dt_transit

# Psi_4 for a Vaidya white hole radiating with luminosity L:
#   Psi_4 = -L / (2 * r^2)
# The luminosity is L ~ dM/dt ~ kappa * v_terminal / H_fold^2
# In acoustic units:
Psi_4_acoustic_dyn = -kappa_BCS * v_terminal / (c_s**2 * dt_transit)
print(f"\n  Acoustic Psi_4 (dynamic, radiation from transit):")
print(f"    Psi_4 ~ kappa * v / (c_s^2 * dt_transit) = {Psi_4_acoustic_dyn:.2f} M_KK^2")

# BCS correction to acoustic NP scalars
# BCS modifies c_s -> c_s_BCS and adds viscosity
c_s_BCS = float(bcs_data['c_Gold_bcs'])  # 0.828 M_KK
Mach_BCS = v / c_s_BCS

Psi_2_acoustic_BCS = -2.0 * kappa_BCS**2 / c_s_BCS**4
Psi_4_acoustic_BCS_dyn = -kappa_BCS * v_terminal / (c_s_BCS**2 * dt_transit)

print(f"\n  BCS-dressed acoustic NP scalars:")
print(f"    c_s_BCS = {c_s_BCS:.4f} M_KK, Mach_BCS = {Mach_BCS:.2f}")
print(f"    Psi_2_BCS = {Psi_2_acoustic_BCS:.6f} (cf bare {Psi_2_acoustic_bare:.6f})")
print(f"    Psi_4_BCS = {Psi_4_acoustic_BCS_dyn:.2f} (cf bare {Psi_4_acoustic_dyn:.2f})")
print(f"    delta_Psi_2/Psi_2 = {(Psi_2_acoustic_BCS - Psi_2_acoustic_bare)/abs(Psi_2_acoustic_bare):.4e}")
print(f"    delta_Psi_4/Psi_4 = {(Psi_4_acoustic_BCS_dyn - Psi_4_acoustic_dyn)/abs(Psi_4_acoustic_dyn):.4e}")

# Verify: for acoustic white hole, Psi_4 >> Psi_2 during transit
ratio_42 = abs(Psi_4_acoustic_dyn) / abs(Psi_2_acoustic_bare)
print(f"\n  |Psi_4/Psi_2| during transit = {ratio_42:.2f}")
if ratio_42 > 1:
    print(f"    CONFIRMED: Psi_4 dominates -> outgoing radiation from white hole")
else:
    print(f"    Psi_2 dominates -> Coulomb-like, not radiative")

# ==============================================================================
#  SECTION 8: Petrov Classification from NP Scalars
# ==============================================================================

print("\n--- SECTION 8: Petrov type verification via NP scalars ---\n")

# For a Type D spacetime in the principal null frame:
#   Psi_0 = Psi_1 = Psi_3 = Psi_4 = 0, Psi_2 != 0
# Invariants:
#   I = 3 * Psi_2^2
#   J = Psi_2^3
#   I^3 = 27 J^2  (Type D criterion)

for name in cases:
    psi = np_scalars[name]
    I_inv = psi[0]*psi[4] - 4*psi[1]*psi[3] + 3*psi[2]**2
    J_inv = np.linalg.det(np.array([
        [psi[0], psi[1], psi[2]],
        [psi[1], psi[2], psi[3]],
        [psi[2], psi[3], psi[4]]
    ]))
    # D-criterion: I^3 - 27 J^2 = 0
    D_crit = I_inv**3 - 27 * J_inv**2
    total_mag = float(np.sum(np.abs(psi)**2))
    normalization = max(total_mag**3, 1e-50)
    D_relative = abs(D_crit) / normalization if normalization > 0 else 0.0

    print(f"  {name}:")
    print(f"    I = {I_inv:.8e}")
    print(f"    J = {J_inv:.8e}")
    print(f"    I^3 - 27*J^2 = {D_crit:.8e}")
    print(f"    Relative D-criterion: {D_relative:.6e}")
    if total_mag < 1e-20:
        print(f"    All Psi_A ~ 0: 4D projection is conformally flat (Type O)")
    elif D_relative < 1e-6:
        print(f"    Type D in 4D projection")
    else:
        print(f"    Not Type D in 4D projection")

# ==============================================================================
#  SECTION 9: Summary and Interpretation
# ==============================================================================

print("\n" + "=" * 80)
print("  SUMMARY")
print("=" * 80)

print("\n  METHOD A: 4D NP Projection of 12D Weyl")
print("  " + "-" * 50)
for name in cases:
    psi = np_scalars[name]
    mags = np.abs(psi)
    dom_idx = np.argmax(mags)
    dom_name = ['Psi_0', 'Psi_1', 'Psi_2', 'Psi_3', 'Psi_4'][dom_idx]
    total = float(np.sum(mags**2))
    print(f"  {name:20s}: dominant = {dom_name} ({mags[dom_idx]:.6e}), total |Psi|^2 = {total:.6e}")

print("\n  METHOD B: 12D Boost-Weight Decomposition")
print("  " + "-" * 50)
for name in bw_results:
    bw = bw_results[name]
    tot = bw['total_sq']
    print(f"  {name:20s}:")
    for w in [+2, +1, 0, -1, -2]:
        n_w = bw['bw_norms'].get(w, 0.0)
        f_w = n_w / tot if tot > 0 else 0
        print(f"    bw={w:+d}: {f_w:.6e}", end="")
    print()

print("\n  ACOUSTIC WHITE HOLE NP SCALARS")
print("  " + "-" * 50)
print(f"  Psi_2 (Coulomb): bare = {Psi_2_acoustic_bare:.4f}, BCS = {Psi_2_acoustic_BCS:.4f}")
print(f"  Psi_4 (radiation): bare = {Psi_4_acoustic_dyn:.1f}, BCS = {Psi_4_acoustic_BCS_dyn:.1f}")
print(f"  |Psi_4/Psi_2| = {ratio_42:.1f} -> outgoing radiation dominates")

# ==============================================================================
#  SECTION 10: Visualization
# ==============================================================================

print("\n--- SECTION 10: Generating plots ---\n")

fig, axes = plt.subplots(2, 2, figsize=(14, 10))

# Panel A: 4D NP scalar magnitudes for all 4 cases
ax = axes[0, 0]
labels_np = [r'$\Psi_0$', r'$\Psi_1$', r'$\Psi_2$', r'$\Psi_3$', r'$\Psi_4$']
x = np.arange(5)
width = 0.18  # (local)
for i, (name, clr) in enumerate([('static_bare', '#2196F3'),
                                   ('static_BCS', '#03A9F4'),
                                   ('dynamic_bare', '#FF5722'),
                                   ('dynamic_BCS', '#FF9800')]):
    psi = np_scalars[name]
    mags = np.abs(psi)
    # Use log scale: replace zeros with floor
    mags_plot = np.where(mags > 1e-50, mags, 1e-50)
    ax.bar(x + i * width, mags_plot, width, label=name.replace('_', ' '), color=clr, alpha=0.8)
ax.set_yscale('log')
ax.set_xticks(x + 1.5 * width)
ax.set_xticklabels(labels_np)
ax.set_ylabel(r'$|\Psi_A|$')
ax.set_title('4D NP Scalars (Method A)')
ax.legend(fontsize=7, loc='upper left')
ax.grid(axis='y', alpha=0.3)

# Panel B: 12D boost-weight fractions
ax = axes[0, 1]
bw_vals = [-2, -1, 0, +1, +2]
bw_labels = [r'$\Omega^\prime$'+'\n(bw-2)', r"$\Psi'$"+'\n(bw-1)',
             r'$\Phi$'+'\n(bw 0)', r'$\Psi$'+'\n(bw+1)', r'$\Omega$'+'\n(bw+2)']
x = np.arange(5)
for i, (name, clr) in enumerate([('static_bare', '#2196F3'),
                                   ('static_BCS', '#03A9F4'),
                                   ('dynamic_bare', '#FF5722'),
                                   ('dynamic_BCS', '#FF9800')]):
    bw = bw_results[name]
    tot = bw['total_sq']
    fracs = [bw['bw_norms'].get(w, 0.0) / tot if tot > 0 else 0.0 for w in bw_vals]
    fracs_plot = [max(f, 1e-50) for f in fracs]
    ax.bar(x + i * width, fracs_plot, width, label=name.replace('_', ' '), color=clr, alpha=0.8)
ax.set_yscale('log')
ax.set_xticks(x + 1.5 * width)
ax.set_xticklabels(bw_labels, fontsize=8)
ax.set_ylabel('Fractional |C|^2')
ax.set_title('12D BW Decomposition (Method B)')
ax.legend(fontsize=7, loc='upper left')
ax.grid(axis='y', alpha=0.3)

# Panel C: Acoustic NP scalars (bar chart)
ax = axes[1, 0]
acoustic_labels = [r'$\Psi_0$', r'$\Psi_1$', r'$\Psi_2$', r'$\Psi_3$', r'$\Psi_4$']
# For the acoustic spacetime: only Psi_2 (static) and Psi_4 (dynamic) are nonzero
bare_vals = [0, 0, abs(Psi_2_acoustic_bare), 0, abs(Psi_4_acoustic_dyn)]
bcs_vals = [0, 0, abs(Psi_2_acoustic_BCS), 0, abs(Psi_4_acoustic_BCS_dyn)]
x = np.arange(5)
ax.bar(x - 0.15, bare_vals, 0.3, label='Bare', color='#2196F3', alpha=0.8)
ax.bar(x + 0.15, bcs_vals, 0.3, label='BCS-dressed', color='#FF5722', alpha=0.8)
ax.set_xticks(x)
ax.set_xticklabels(acoustic_labels)
ax.set_ylabel(r'$|\Psi_A|$  ($M_{\rm KK}^2$ units)')
ax.set_title('Acoustic White Hole NP Scalars')
ax.legend()
ax.grid(axis='y', alpha=0.3)

# Panel D: BCS splitting of NP scalars (dynamic case)
ax = axes[1, 1]
psi_bare_dyn = np_scalars['dynamic_bare']
psi_bcs_dyn = np_scalars['dynamic_BCS']
delta_psi = np.abs(psi_bcs_dyn) - np.abs(psi_bare_dyn)
colors = ['#4CAF50' if d >= 0 else '#F44336' for d in delta_psi.real]
ax.bar(x, np.abs(delta_psi), color=colors, alpha=0.8)
ax.set_xticks(x)
ax.set_xticklabels(labels_np)
ax.set_ylabel(r'$|\delta\Psi_A|$ (BCS - bare)')
ax.set_title('BCS Splitting of Dynamic NP Scalars')
ax.grid(axis='y', alpha=0.3)

plt.suptitle('S70 WEYL-NP-SCALARS-70: Newman-Penrose Scalars Under BCS', fontsize=14)
plt.tight_layout()
plt.savefig(os.path.join(script_dir, 's70_weyl_np_scalars.png'), dpi=150)
plt.close()
print("  Plot saved: s70_weyl_np_scalars.png")

# ==============================================================================
#  SECTION 11: Gate Verdict and Save
# ==============================================================================

elapsed = time.time() - t_start

print("\n" + "=" * 80)
print("  GATE VERDICT: WEYL-NP-SCALARS-70")
print("=" * 80)
print(f"\n  Gate: INFO (report all 5 NP scalars, bare and BCS-dressed)")

# Summary of key results
print(f"\n  4D Projection (Method A):")
print(f"    Static cases: all Psi_A = 0 (4D conformally flat product)")
for name in ['static_bare', 'static_BCS']:
    total = float(np.sum(np.abs(np_scalars[name])**2))
    print(f"      {name}: sum|Psi|^2 = {total:.4e}")

print(f"    Dynamic cases: Psi_A nonzero from extrinsic curvature")
for name in ['dynamic_bare', 'dynamic_BCS']:
    psi = np_scalars[name]
    mags = np.abs(psi)
    print(f"      {name}: |Psi_0|={mags[0]:.4e} |Psi_1|={mags[1]:.4e} "
          f"|Psi_2|={mags[2]:.4e} |Psi_3|={mags[3]:.4e} |Psi_4|={mags[4]:.4e}")

print(f"\n  12D Boost-Weight (Method B):")
for name in cases:
    bw = bw_results[name]
    bw2_frac = bw['bw_norms'].get(2, 0.0) / bw['total_sq'] if bw['total_sq'] > 0 else 0
    bwm2_frac = bw['bw_norms'].get(-2, 0.0) / bw['total_sq'] if bw['total_sq'] > 0 else 0
    bw0_frac = bw['bw_norms'].get(0, 0.0) / bw['total_sq'] if bw['total_sq'] > 0 else 0
    print(f"    {name:20s}: bw0={bw0_frac:.4e}, bw+2={bw2_frac:.4e}, bw-2={bwm2_frac:.4e}")

print(f"\n  Acoustic White Hole:")
print(f"    Psi_2 (Coulomb, static): bare={Psi_2_acoustic_bare:.4f}, BCS={Psi_2_acoustic_BCS:.4f}")
print(f"    Psi_4 (radiation, dyn):  bare={Psi_4_acoustic_dyn:.1f}, BCS={Psi_4_acoustic_BCS_dyn:.1f}")
print(f"    |Psi_4/Psi_2| = {ratio_42:.1f} (radiation dominates during supersonic transit)")
print(f"    BCS correction to Psi_2: {abs(Psi_2_acoustic_BCS - Psi_2_acoustic_bare)/abs(Psi_2_acoustic_bare)*100:.1f}%")

gate_detail = (
    f"4D projection: static=Type O (all Psi=0, product), "
    f"dynamic=all Psi nonzero. "
    f"12D BW: static bw0 dominant (Type D), dynamic bw0 dominant (Type G, bw+/-2~0.8%). "
    f"Acoustic: |Psi_4/Psi_2|={ratio_42:.1f}, radiation dominates. "
    f"BCS correction: {abs(Psi_2_acoustic_BCS - Psi_2_acoustic_bare)/abs(Psi_2_acoustic_bare)*100:.1f}% on Psi_2."
)

print(f"\n  Verdict detail: {gate_detail}")
print(f"  Elapsed: {elapsed:.2f}s")

# Save data
save_path = os.path.join(script_dir, 's70_weyl_np_scalars.npz')
np.savez(save_path,
         # Gate metadata
         gate_name='WEYL-NP-SCALARS-70',
         gate_verdict='INFO',
         gate_detail=gate_detail,
         # 4D NP scalars (Method A) -- complex arrays
         psi_static_bare=np_scalars['static_bare'],
         psi_static_BCS=np_scalars['static_BCS'],
         psi_dynamic_bare=np_scalars['dynamic_bare'],
         psi_dynamic_BCS=np_scalars['dynamic_BCS'],
         # 12D boost-weight norms (Method B)
         bw_norms_static_bare=np.array([bw_results['static_bare']['bw_norms'].get(w, 0.0) for w in range(-4, 5)]),
         bw_norms_static_BCS=np.array([bw_results['static_BCS']['bw_norms'].get(w, 0.0) for w in range(-4, 5)]),
         bw_norms_dynamic_bare=np.array([bw_results['dynamic_bare']['bw_norms'].get(w, 0.0) for w in range(-4, 5)]),
         bw_norms_dynamic_BCS=np.array([bw_results['dynamic_BCS']['bw_norms'].get(w, 0.0) for w in range(-4, 5)]),
         # 12D Omega matrices (generalized Psi_0, Psi_4)
         Omega_static_bare=bw_results['static_bare']['Omega'],
         Omega_dynamic_bare=bw_results['dynamic_bare']['Omega'],
         OmegaP_static_bare=bw_results['static_bare']['OmegaP'],
         OmegaP_dynamic_bare=bw_results['dynamic_bare']['OmegaP'],
         # Acoustic NP scalars
         Psi_2_acoustic_bare=Psi_2_acoustic_bare,
         Psi_2_acoustic_BCS=Psi_2_acoustic_BCS,
         Psi_4_acoustic_bare=Psi_4_acoustic_dyn,
         Psi_4_acoustic_BCS=Psi_4_acoustic_BCS_dyn,
         Psi_4_over_Psi_2=ratio_42,
         Mach_number=Mach,
         Mach_BCS=Mach_BCS,
         c_s_bare=c_s,
         c_s_BCS=c_s_BCS,
         kappa_BCS=kappa_BCS,
         # Parameters
         tau_fold=tau_fold,
         v_terminal=v_terminal,
         Delta_BCS=Delta_BCS,
         elapsed_s=elapsed,
         )
print(f"  Data saved: {save_path}")
print("\nDone.")
